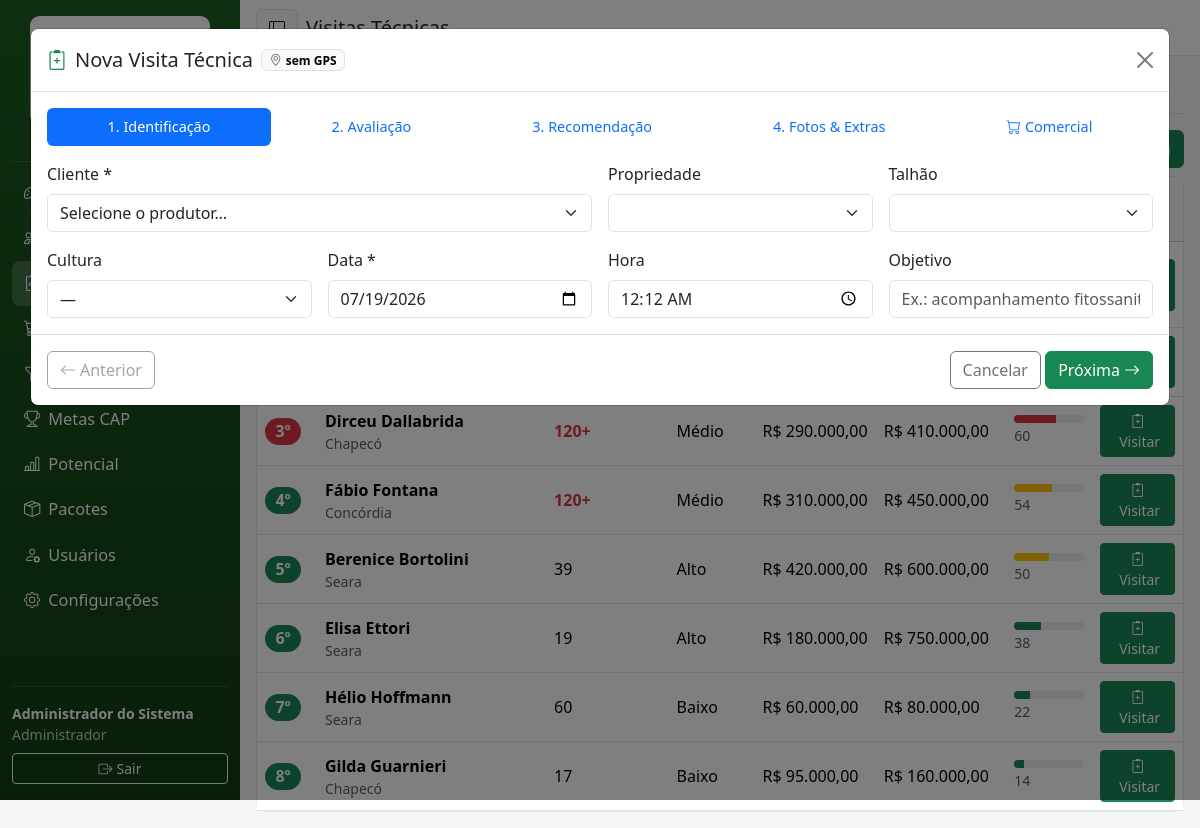
The page /index.php?r=visitas&nova=1 (signed in) on the database its author committed.
### tables this page shows
CREATE TABLE clientes (
  id INT AUTO_INCREMENT PRIMARY KEY,
  nome VARCHAR(160) NOT NULL,
  situacao ENUM('Associado','Não Associado') NOT NULL DEFAULT 'Associado',
  cpf_cnpj VARCHAR(20),
  telefone VARCHAR(30),
  telefone2 VARCHAR(30),
  email VARCHAR(160),
  endereco VARCHAR(255),
  municipio VARCHAR(120),
  estado CHAR(2) DEFAULT 'SC',
  filial_id INT,
  latitude DECIMAL(10,7),
  longitude DECIMAL(10,7),
  responsavel_id INT COMMENT 'usuário (vendedor/técnico) dono da carteira',
  nivel_tecnologico ENUM('Alto','Médio','Baixo') NOT NULL DEFAULT 'Médio',
  volume_compra_anual DECIMAL(14,2) NOT NULL DEFAULT 0,
  potencial_venda DECIMAL(14,2) NOT NULL DEFAULT 0,
  limite_credito DECIMAL(14,2) NOT NULL DEFAULT 0,
  ativo TINYINT(1) NOT NULL DEFAULT 1,
  criado_em DATETIME NOT NULL DEFAULT CURRENT_TIMESTAMP,
  FOREIGN KEY (filial_id) REFERENCES filiais(id),
  FOREIGN KEY (responsavel_id) REFERENCES usuarios(id)
);

### app/helpers.php (called while the page is built, shortened)
<?php
function e(?string $valor): string
{
    return htmlspecialchars($valor ?? '', ENT_QUOTES, 'UTF-8');
}
function moeda(float|int|string|null $valor): string
{
    return 'R$ ' . number_format((float)($valor ?? 0), 2, ',', '.');
}
function render(string $view, array $dados = []): void
{
    require __DIR__ . '/Views/layout.php';
}

### app/Controllers/VisitasController.php (called while the page is built, shortened)
<?php
class VisitasController
{
    public function index(): void
    {
        [$filtroC, $paramsC] = Permissoes::filtroCarteira();
        $prioridades = PriorizacaoService::listaPriorizada($filtroC, $paramsC);
        render('visitas', compact('visitas', 'prioridades', 'clientes', 'culturas', 'busca') + ['titulo' => 'Visitas Técnicas']);
    }
}

### app/Core/Router.php (called while the page is built, shortened)
<?php
class Router
{
    private array $rotas = [];
    public function registrar(string $rota, string $classe, string $metodo): void
    {
        $this->rotas[$rota] = [$classe, $metodo];
    }
    public function despachar(string $rota): void
    {
        $rota = $rota ?: 'dashboard';
        [$classe, $metodo] = $this->rotas[$rota];
        (new $classe())->$metodo();
    }
}

### public/index.php (called while the page is built, shortened)
<?php
require dirname(__DIR__) . '/app/helpers.php';
spl_autoload_register(function (string $classe): void {
    if (str_starts_with($classe, 'App\\')) {
        $arquivo = dirname(__DIR__) . '/app/' . str_replace('\\', '/', substr($classe, 4)) . '.php';
    }
});
$router = new Router();
$router->registrar('arquivo/logo', \App\Controllers\ArquivoController::class, 'logo');
$router->registrar('arquivo/favicon', \App\Controllers\ArquivoController::class, 'favicon');
$router->registrar('login', LoginController::class, 'form');
$router->registrar('login/entrar', LoginController::class, 'entrar');
$router->registrar('login/sair', LoginController::class, 'sair');
$router->registrar('dashboard', DashboardController::class, 'index');
$router->registrar('clientes', ClientesController::class, 'index');
$router->registrar('clientes/obter', ClientesController::class, 'obter');
$router->registrar('clientes/salvar', ClientesController::class, 'salvar');
$router->registrar('clientes/ficha', ClientesController::class, 'ficha');
$router->registrar('clientes/salvar-propriedade', ClientesController::class, 'salvarPropriedade');
$router->registrar('clientes/salvar-talhao', ClientesController::class, 'salvarTalhao');
$router->registrar('clientes/salvar-plano-safra', ClientesController::class, 'salvarPlanoSafra');
$router->registrar('visitas', VisitasController::class, 'index');
$router->registrar('visitas/apoio-modal', VisitasController::class, 'apoioModal');
$router->registrar('visitas/modelos', VisitasController::class, 'modelos');
$router->registrar('visitas/salvar', VisitasController::class, 'salvar');
$router->registrar('visitas/detalhe', VisitasController::class, 'detalhe');
$router->registrar('funil', FunilController::class, 'index');
$router->registrar('funil/salvar', FunilController::class, 'salvar');
$router->registrar('funil/mover', FunilController::class, 'mover');
$router->registrar('funil/aprovar', FunilController::class, 'aprovar');
$router->registrar('funil/salvar-proposta', FunilController::class, 'salvarProposta');
$router->registrar('pedidos', \App\Controllers\PedidosController::class, 'index');
$router->registrar('pedidos/salvar', \App\Controllers\PedidosController::class, 'salvar');
$router->registrar('pedidos/salvar-pacote', \App\Controllers\PedidosController::class, 'salvarPacote');
$router->registrar('pedidos/avaliar-pacote', \App\Controllers\PedidosController::class, 'avaliarPacote');
$router->registrar('pedidos/estrutura-pacote', \App\Controllers\PedidosController::class, 'estruturaPacote');
$router->registrar('pedidos/aprovar', \App\Controllers\PedidosController::class, 'aprovar');
$router->registrar('pedidos/faturar', \App\Controllers\PedidosController::class, 'faturar');
$router->registrar('pedidos/cancelar', \App\Controllers\PedidosController::class, 'cancelar');
$router->registrar('pedidos/detalhe', \App\Controllers\PedidosController::class, 'detalhe');
$router->registrar('pacotes', \App\Controllers\PacotesController::class, 'index');
$router->registrar('pacotes/obter', \App\Controllers\PacotesController::class, 'obter');
$router->registrar('pacotes/salvar', \App\Controllers\PacotesController::class, 'salvar');
$router->registrar('relatorios/potencial', RelatoriosController::class, 'potencial');
$router->registrar('relatorios/potencial-dados', RelatoriosController::class, 'potencialDados');
$router->registrar('cap', CapController::class, 'index');
$router->registrar('usuarios', UsuariosController::class, 'index');
$router->registrar('usuarios/salvar', UsuariosController::class, 'salvar');
$router->registrar('configuracoes', \App\Controllers\ConfiguracoesController::class, 'index');
$router->registrar('configuracoes/salvar-imagem', \App\Controllers\ConfiguracoesController::class, 'salvarImagem');
$router->registrar('configuracoes/restaurar-padrao', \App\Controllers\ConfiguracoesController::class, 'restaurarPadrao');
$router->registrar('configuracoes/salvar-ajustes', \App\Controllers\ConfiguracoesController::class, 'salvarAjustes');
$router->despachar($_GET['r'] ?? 'dashboard');

### app/Core/Auth.php (called while the page is built, shortened)
<?php
class Auth
{
    public static function perfil(): string
    {
        return $_SESSION['usuario']['perfil'] ?? '';
    }
}

### app/Core/Permissoes.php (called while the page is built, shortened)
<?php
class Permissoes
{
    public static function ehGestor(): bool
    {
        return in_array(Auth::perfil(), self::GESTORES, true);
    }
    public static function filtroCarteira(string $aliasCliente = 'c'): array
    {
        if (self::ehGestor()) {
            return ['1=1', []];
        }
        return ["{$aliasCliente}.responsavel_id = ?", [Auth::id()]];
    }
}

### app/Core/Database.php (called while the page is built, shortened)
<?php
class Database
{
    private static ?PDO $pdo = null;
    public static function conexao(): PDO
    {
        if (self::$pdo === null) {
            $host = getenv('DB_HOST') ?: '127.0.0.1';
            $port = getenv('DB_PORT') ?: '3306';
            $nome = getenv('DB_NAME') ?: 'crm_agropecuario';
            $usuario = getenv('DB_USER') ?: 'crm';
            $senha = getenv('DB_PASS') ?: 'crm123';
            $dsn = "mysql:host={$host};port={$port};dbname={$nome};charset=utf8mb4";
            self::$pdo = new PDO($dsn, $usuario, $senha, [
                PDO::ATTR_ERRMODE => PDO::ERRMODE_EXCEPTION,
                PDO::ATTR_DEFAULT_FETCH_MODE => PDO::FETCH_ASSOC,
                PDO::ATTR_EMULATE_PREPARES => false,
            ]);
        }
        return self::$pdo;
    }
    public static function executar(string $sql, array $params = []): \PDOStatement
    {
        $stmt = self::conexao()->prepare($sql);
        $stmt->execute($params);
        return $stmt;
    }
    public static function todos(string $sql, array $params = []): array
    {
        return self::executar($sql, $params)->fetchAll();
    }
    public static function um(string $sql, array $params = []): ?array
    {
        $linha = self::executar($sql, $params)->fetch();
        return $linha === false ? null : $linha;
    }
    public static function valor(string $sql, array $params = []): mixed
    {
        return self::executar($sql, $params)->fetchColumn();
    }
}

### app/Services/PriorizacaoService.php (called while the page is built, shortened)
<?php
class PriorizacaoService
{
    public static function listaPriorizada(string $filtroCarteira, array $params, int $limite = 0): array
    {
        $clientes = Database::todos(
            "SELECT c.id, c.nome, c.municipio, c.nivel_tecnologico,
                    c.volume_compra_anual, c.potencial_venda,
                    (SELECT MAX(v.data_visita) FROM visitas v WHERE v.cliente_id = c.id) AS ultima_visita
               FROM clientes c
              WHERE c.ativo = 1 AND {$filtroCarteira}",
            $params
        );
        $maxVolume = max(array_map(fn ($c) => (float) $c['volume_compra_anual'], $clientes)) ?: 1;
        $maxPotencial = max(array_map(fn ($c) => (float) $c['potencial_venda'], $clientes)) ?: 1;
        foreach ($clientes as &$c) {
            $dias = $c['ultima_visita']
                ? (int) floor((time() - strtotime($c['ultima_visita'])) / 86400)
                : self::TETO_DIAS;
            $fatorTempo = min(1.0, $dias / self::TETO_DIAS);
            $fatorNivel = match ($c['nivel_tecnologico']) {
                'Alto' => 1.0,
                'Médio' => 0.6,
                default => 0.3,
            };
            $fatorVolume = (float) $c['volume_compra_anual'] / $maxVolume;
            $fatorPotencial = (float) $c['potencial_venda'] / $maxPotencial;
            $queda = ComercialService::quedaCompra((int) $c['id']);
            $fatorChurn = $queda['risco_churn'] ? 1.0 : min(1.0, $queda['queda'] / ComercialService::LIMIAR_CHURN * 0.5);
            $score =
                self::PESO_TEMPO * $fatorTempo +
                self::PESO_NIVEL * $fatorNivel +
                self::PESO_VOLUME * $fatorVolume +
                self::PESO_POTENCIAL * $fatorPotencial +
                self::PESO_CHURN * $fatorChurn;
        }
        usort($clientes, fn ($a, $b) => $b['score'] <=> $a['score']);
        return $limite > 0 ? array_slice($clientes, 0, $limite) : $clientes;
    }
}

### app/Services/ComercialService.php (called while the page is built, shortened)
<?php
class ComercialService
{
    public static function safraAtual(): ?array
    {
        return Database::um('SELECT * FROM safras WHERE atual = 1 LIMIT 1');
    }
    public static function safraAnterior(): ?array
    {
        return Database::um(
            'SELECT * FROM safras WHERE atual = 0 ORDER BY data_inicio DESC LIMIT 1'
        );
    }
    public static function quedaCompra(int $clienteId): array
    {
        $atual = self::safraAtual();
        $anterior = self::safraAnterior();
        $diasDecorridos = (int) Database::valor(
            'SELECT DATEDIFF(LEAST(CURDATE(), data_fim), data_inicio) FROM safras WHERE id = ?',
            [$atual['id']]
        );
        $totalAtual = (float) Database::valor(
            'SELECT COALESCE(SUM(valor_total),0) FROM compras WHERE cliente_id = ? AND safra_id = ?',
            [$clienteId, $atual['id']]
        );
        $totalAnteriorPeriodo = (float) Database::valor(
            'SELECT COALESCE(SUM(valor_total),0) FROM compras co
              WHERE cliente_id = ? AND safra_id = ?
                AND co.data_compra <= DATE_ADD(?, INTERVAL ? DAY)',
            [$clienteId, $anterior['id'], $anterior['data_inicio'], $diasDecorridos]
        );
        $queda = $totalAnteriorPeriodo > 0
            ? max(0.0, 1 - ($totalAtual / $totalAnteriorPeriodo))
            : 0.0;
        return [
            'queda' => $queda,
            'risco_churn' => $queda > self::LIMIAR_CHURN,
            'total_atual' => $totalAtual,
            'total_anterior_periodo' => $totalAnteriorPeriodo,
        ];
    }
}

### app/Views/visitas.php (the view, shortened to what this page needs)
<ul class="nav nav-tabs mb-3">
  <li class="nav-item"><button class="nav-link active" data-bs-toggle="tab" data-bs-target="#abaPriorizacao"><i class="bi bi-sort-numeric-down me-1"></i>Priorização</button></li>
  <li class="nav-item"><button class="nav-link" data-bs-toggle="tab" data-bs-target="#abaVisitas"><i class="bi bi-clipboard2-pulse me-1"></i>Visitas realizadas</button></li>
</ul>
<div class="tab-content">
  <div class="tab-pane fade show active" id="abaPriorizacao">
    <div class="d-flex flex-wrap justify-content-between align-items-center mb-2 gap-2">
      <p class="text-muted small mb-0">
      </p>
      <button class="btn btn-success" onclick="Visitas.nova()"><i class="bi bi-clipboard2-plus me-1"></i>Nova Visita</button>
    </div>
    <div class="card">
      <div class="table-responsive">
        <table class="table table-hover align-middle mb-0">
          <thead class="table-light">
            <tr>
              <th style="width:60px">#</th>
              <th>Produtor</th>
              <th class="d-none d-md-table-cell">Dias sem visita</th>
              <th class="d-none d-md-table-cell">Nível tec.</th>
              <th class="d-none d-lg-table-cell">Volume anual</th>
              <th class="d-none d-lg-table-cell">Potencial</th>
              <th>Score</th>
            </tr>
          </thead>
          <tbody>
            <?php foreach ($prioridades as $i => $p): ?>
            <tr class="<?= $i < 3 ? 'table-warning-subtle' : '' ?>">
              <td><span class="badge rounded-pill text-bg-<?= $i < 3 ? 'danger' : 'success' ?> fs-6"><?= $i + 1 ?>º</span></td>
              <td>
                <div class="fw-semibold"><?= e($p['nome']) ?>
                  <?php if ($p['risco_churn']): ?><span class="badge text-bg-danger ms-1">Churn −<?= $p['queda_percentual'] ?>%</span><?php endif; ?>
                </div>
                <div class="small text-muted"><?= e($p['municipio'] ?? '') ?></div>
              </td>
              <td class="d-none d-md-table-cell <?= $p['dias_sem_visita'] >= 120 ? 'text-danger fw-bold' : '' ?>">
                <?= $p['dias_sem_visita'] >= 120 ? '120+' : $p['dias_sem_visita'] ?>
              </td>
              <td class="d-none d-md-table-cell"><?= e($p['nivel_tecnologico']) ?></td>
              <td class="d-none d-lg-table-cell"><?= moeda($p['volume_compra_anual']) ?></td>
              <td class="d-none d-lg-table-cell"><?= moeda($p['potencial_venda']) ?></td>
              <td>
                <div class="progress" style="width:70px;height:8px" title="score <?= $p['score'] ?>">
                  <div class="progress-bar bg-<?= $p['score'] >= 60 ? 'danger' : ($p['score'] >= 40 ? 'warning' : 'success') ?>" style="width:<?= $p['score'] ?>%"></div>
                </div>
                <span class="small text-muted"><?= $p['score'] ?></span>
              </td>
              <td class="text-end">
                <button class="btn btn-sm btn-success" onclick="Visitas.nova(<?= $p['id'] ?>)"><i class="bi bi-clipboard2-plus"></i><span class="d-none d-md-inline ms-1">Visitar</span></button>
              </td>
            </tr>
            <?php endforeach; ?>
          </tbody>
        </table>
      </div>
    </div>
  </div>
</div>
<?php require __DIR__ . '/partials/modal_visita.php'; ?>

### public/assets/css/app.css (style rules this page uses)
:root { --verde-coperdia: #1b5e20; --verde-claro: #2e7d32; }
body { background: #f4f6f4; }
.card { border: 1px solid #e3e6e3; border-radius: .75rem; }

### rows shown on the page
clientes: nome "Dirceu Dallabrida", municipio "Chapecó", shows "120+", nivel_tecnologico "Médio", volume_compra_anual "R$ 290.000,00", potencial_venda "R$ 410.000,00", score "60"
clientes: nome "Fábio Fontana", municipio "Concórdia", shows "120+", nivel_tecnologico "Médio", volume_compra_anual "R$ 310.000,00", potencial_venda "R$ 450.000,00", score "54"
clientes: nome "Berenice Bortolini", municipio "Seara", dias_sem_visita "39", nivel_tecnologico "Alto", volume_compra_anual "R$ 420.000,00", potencial_venda "R$ 600.000,00", score "50"
clientes: nome "Elisa Ettori", municipio "Seara", dias_sem_visita "19", nivel_tecnologico "Alto", volume_compra_anual "R$ 180.000,00", potencial_venda "R$ 750.000,00", score "38"
clientes: nome "Hélio Hoffmann", municipio "Seara", dias_sem_visita "60", nivel_tecnologico "Baixo", volume_compra_anual "R$ 60.000,00", potencial_venda "R$ 80.000,00", score "22"
clientes: nome "Gilda Guarnieri", municipio "Chapecó", dias_sem_visita "17", nivel_tecnologico "Baixo", volume_compra_anual "R$ 95.000,00", potencial_venda "R$ 160.000,00", score "14"

### other values the page prints
$rotulo "Metas CAP"
$rotulo "Potencial"
$rotulo "Pacotes"
$rotulo "Usuários"
$rotulo "Configurações"
Auth::usuario()['nome'] "Administrador do Sistema"
Auth::perfil() "Administrador"
$titulo "Visitas Técnicas"
